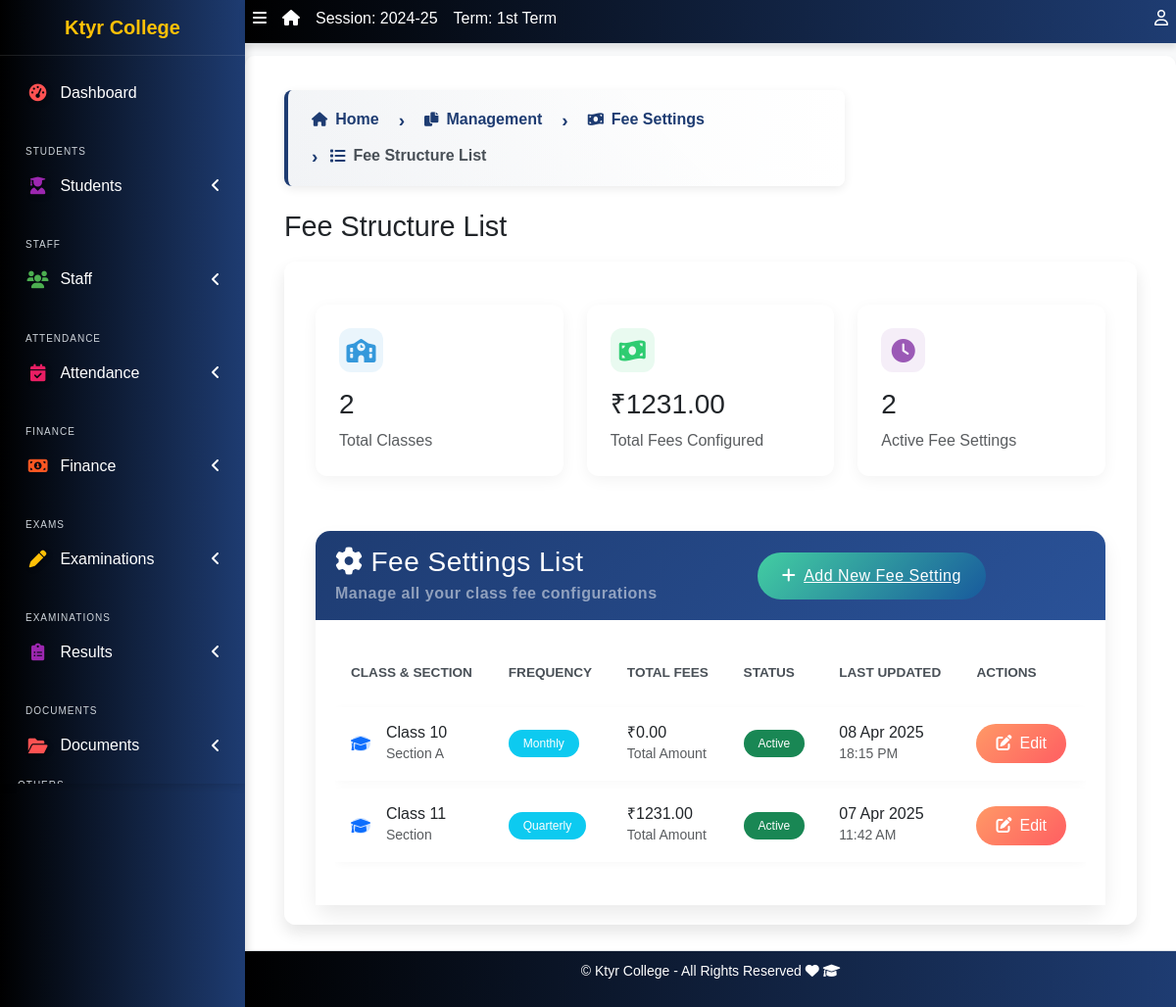
The page /fees/settings/list/ on the database as committed earlier.
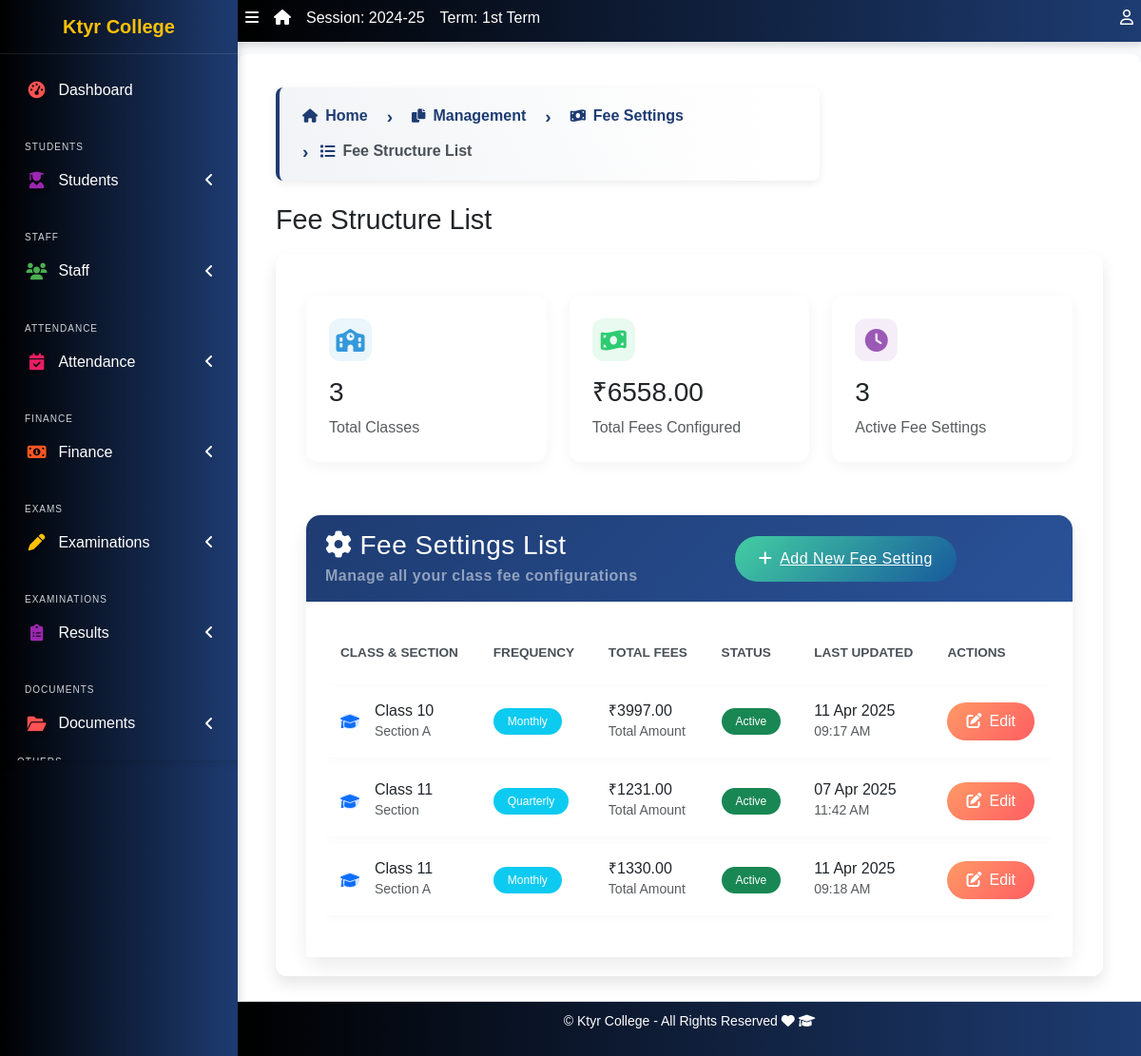
The same page on the database as committed later.
### apps/corecode/models.py (models this page shows, shortened)
class FeeSettings(models.Model):
    class_name = models.ForeignKey('StudentClass', on_delete=models.CASCADE)
    section = models.CharField(max_length=20)
    frequency = models.CharField(max_length=20)
    created_at = models.DateTimeField(auto_now_add=True)
    updated_at = models.DateTimeField(auto_now=True)
    class Meta:
        unique_together = ['class_name', 'section']
    def get_total_fees(self):
        return sum(fee.amount - fee.discount for fee in self.fees.all())

class StudentClass(models.Model):
    name = models.CharField(max_length=200, unique=True)
    class Meta:
        verbose_name = "Class"
        verbose_name_plural = "Classes"
        ordering = ["name"]
    def __str__(self):
        return self.name

class FeeStructure(models.Model):
    fee_settings = models.ForeignKey(FeeSettings, on_delete=models.CASCADE, related_name='fees')
    fee_type = models.CharField(max_length=100)
    amount = models.DecimalField(max_digits=10, decimal_places=2)
    due_date = models.DateField()
    late_fee = models.DecimalField(max_digits=10, decimal_places=2, default=0)
    discount = models.DecimalField(max_digits=10, decimal_places=2, default=0)

### apps/corecode/views.py (the view)
# urls.py: path('fees/settings/list/', views.fee_settings_list, name='fee_settings_list'),
def fee_settings_list(request):
    fee_settings_list = FeeSettings.objects.all().order_by('class_name', 'section')
    total_classes = fee_settings_list.count()
    total_fees = sum(setting.get_total_fees() for setting in fee_settings_list)
    active_settings = fee_settings_list.count()  # Assuming all settings are active
    context = {
        'fee_settings_list': fee_settings_list,
        'total_classes': total_classes,
        'total_fees': total_fees,
        'active_settings': active_settings,
    }
    return render(request, 'corecode/fee_settings_list.html', context)

### apps/corecode/context_processors.py (called while the page is built)
def site_defaults(request):
    current_session = AcademicSession.objects.get(current=True)
    current_term = AcademicTerm.objects.get(current=True)
    vals = SiteConfig.objects.all()
    contexts = {
        "current_session": current_session.name,
        "current_term": current_term.name,
    }
    for val in vals:
        contexts[val.key] = val.value
    return contexts

def global_college_profile(request):
    try:
        profile = CollegeProfileModel.objects.first()
    except CollegeProfileModel.DoesNotExist:
        profile = None
    return {'profile': profile}

### apps/corecode/templates/corecode/fee_settings_list.html (shortened to what the changed rows need)
{% extends "base.html" %}
{% load static %}
{% block title %}Fee Structure List{% endblock title %}
{% block content %}
<div class="container mt-4">
    <div class="row mb-4">
        <div class="col-md-4">
            <div class="stats-card">
                <div class="stats-icon" style="background: rgba(52, 152, 219, 0.1); color: #3498db;">
                    <i class="fas fa-school"></i>
                </div>
                <h3>{{ total_classes }}</h3>
                <p class="text-muted mb-0">Total Classes</p>
            </div>
        </div>
        <div class="col-md-4">
            <div class="stats-card">
                <div class="stats-icon" style="background: rgba(46, 204, 113, 0.1); color: #2ecc71;">
                    <i class="fas fa-money-bill-wave"></i>
                </div>
                <h3>₹{{ total_fees|floatformat:2 }}</h3>
                <p class="text-muted mb-0">Total Fees Configured</p>
            </div>
        </div>
        <div class="col-md-4">
            <div class="stats-card">
                <div class="stats-icon" style="background: rgba(155, 89, 182, 0.1); color: #9b59b6;">
                    <i class="fas fa-clock"></i>
                </div>
                <h3>{{ active_settings }}</h3>
                <p class="text-muted mb-0">Active Fee Settings</p>
            </div>
        </div>
    </div>
    <div class="fee-card">
        <div class="card-body p-4">
            {% if fee_settings_list %}
            <div class="table-responsive">
                <table class="table table-custom">
                    <thead>
                        <tr>
                            <th>CLASS & SECTION</th>
                            <th>FREQUENCY</th>
                            <th>TOTAL FEES</th>
                            <th>STATUS</th>
                            <th>LAST UPDATED</th>
                            <th>ACTIONS</th>
                        </tr>
                    </thead>
                    <tbody>
                        {% for setting in fee_settings_list %}
                        <tr>
                            <td>
                                <div class="d-flex align-items-center">
                                    <div class="avatar-sm bg-primary-subtle rounded-circle me-3 d-flex align-items-center justify-content-center">
                                        <i class="fas fa-graduation-cap text-primary"></i>
                                    </div>
                                    <div>
                                        <h6 class="mb-0">Class {{ setting.class_name }}</h6>
                                        <small class="text-muted">Section {{ setting.section }}</small>
                                    </div>
                                </div>
                            </td>
                            <td>
                                <span class="badge badge-custom bg-info">{{ setting.frequency }}</span>
                            </td>
                            <td>
                                <h6 class="mb-0">₹{{ setting.get_total_fees|floatformat:2 }}</h6>
                                <small class="text-muted">Total Amount</small>
                            </td>
                            <td>
                                <span class="badge badge-custom bg-success">Active</span>
                            </td>
                            <td>
                                <div>
                                    <h6 class="mb-0">{{ setting.updated_at|date:"d M Y" }}</h6>
                                    <small class="text-muted">{{ setting.updated_at|time:"H:i A" }}</small>
                                </div>
                            </td>
                            <td>
                                <a href="{% url 'fee_settings' %}?class_name={{ setting.class_name.id }}&section={{ setting.section }}"
                                   class="btn btn-edit">
                                    <i class="fas fa-edit me-2"></i>Edit
                                </a>
                            </td>
                        </tr>
                        {% endfor %}
                    </tbody>
                </table>
            </div>
            {% endif %}
        </div>
    </div>
</div>
{% endblock %}

Rows that differ between the two databases and show on the page:
changed FeeSettings (number 1 of 3 on the later page): get_total_fees "0.00" → "3997.00"; updated_at "08 Apr 2025" → "11 Apr 2025"; updated_at "18:15 PM" → "09:17 AM"
added FeeSettings: class_name "11", section "A", frequency "Monthly", get_total_fees "1330.00", updated_at "11 Apr 2025", updated_at "09:18 AM"
Other text that changed with them:
{{ total_classes }}: "2" → "3"
{{ total_fees|floatformat:2 }}: "1231.00" → "6558.00"
{{ active_settings }}: "2" → "3"
